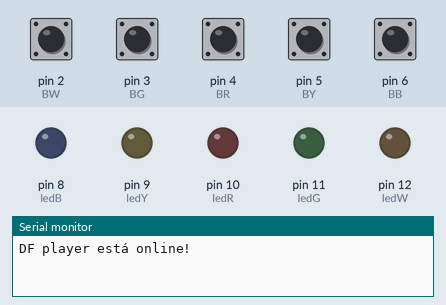
Simulated run of this sketch. Board: Arduino Uno, built with avr-gcc and run on an emulated ATmega328P. On the bench: output pins drawn as LEDs (lit = HIGH), the last lines printed to the serial monitor. The test bench sets the inputs (shaded band); at power-on: pin 2 (BW), pin 3 (BG), pin 4 (BR), pin 5 (BY), pin 6 (BB) HIGH. The audio player accepts every command and is not drawn.

Above: at 1.7 s.
1.8 s: pin 2 (BW) pulled LOW for 0.15 s
At 2.9 s:
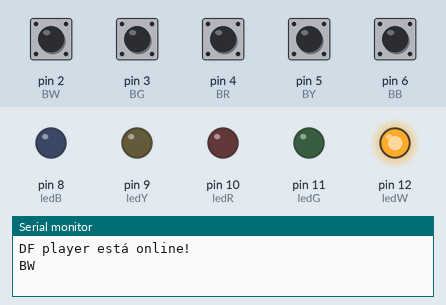
Timing chart, 0 to 11.3 s (numbered marks = the images above; inputs shaded):
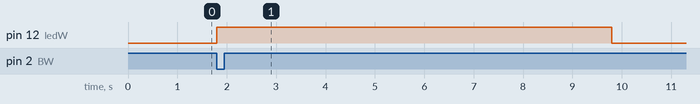

The sketch:

Programa__ana_final.ino
```cpp
#include "Arduino.h"
#include "SoftwareSerial.h"
#include "DFRobotDFPlayerMini.h"

//INPUT
//Botões das cores (Nº indica porta do arduino)
int BW = 2;
int BG = 3;
int BR = 4;
int BY = 5;
int BB = 6;

//OUTPUT
//Luzes (Nº indica a porta)
int ledB = 8;
int ledY = 9;
int ledR = 10;
int ledG = 11;
int ledW = 12;

DFRobotDFPlayerMini myDFPlayer;
SoftwareSerial mySoftwareSerial(7, 13); // RX, TX

void setup() {
  // put your setup code here, to run once:
  mySoftwareSerial.begin(9600);
  Serial.begin(115200);
  pinMode(BW, INPUT_PULLUP);
  pinMode(BG, INPUT_PULLUP);
  pinMode(BR, INPUT_PULLUP);
  pinMode(BY, INPUT_PULLUP);
  pinMode(BB, INPUT_PULLUP);
  pinMode(ledB, OUTPUT);
  pinMode(ledY, OUTPUT);
  pinMode(ledR, OUTPUT);
  pinMode(ledG, OUTPUT);
  pinMode(ledW, OUTPUT);

  if (!myDFPlayer.begin(mySoftwareSerial)) { // Use mySoftwareSerial to communicate with mp3.
    Serial.println("Não foi possível começar:");
    Serial.println("1. Por favor, verifique a conexão!");
    Serial.println("2. Por favor, insira o cartão SD");
  }else{
    Serial.println("DF player está online!");
  }
}

void loop() {
  // put your main code here, to run repeatedly:
  if (digitalRead(BW) == LOW) {
    digitalWrite(ledW, HIGH);
    Serial.println("BW");
    myDFPlayer.play("01.mp3");
    delay(8000);
    digitalWrite(ledW, LOW);
  }


  if (digitalRead(BG) == LOW) {
    digitalWrite(ledG, HIGH);
    Serial.println("BG");
    myDFPlayer.play("02.mp3");
    delay(8000);
    digitalWrite(ledG, LOW);
  }


  if (digitalRead(BR) == LOW) {
    digitalWrite(ledR, HIGH);
    Serial.println("BR");
    myDFPlayer.play("03.mp3");
    delay(8000);
    digitalWrite(ledR, LOW);
  }


  if (digitalRead(BY) == LOW) {
    digitalWrite(ledY, HIGH);
    Serial.println("BY");
    myDFPlayer.play("04.mp3");
    delay(8000);
    digitalWrite(ledY, LOW);
  }


  if (digitalRead(BB) == LOW) {
    digitalWrite(ledB, HIGH);
    Serial.println("BB");
    myDFPlayer.play("05.mp3");
    delay(8000);
    digitalWrite(ledB, LOW);
  }
}
```

Measured:
- after the input at 1.8 s, pin 12 (ledW): LOW → HIGH at once, → LOW 8.0 s later
